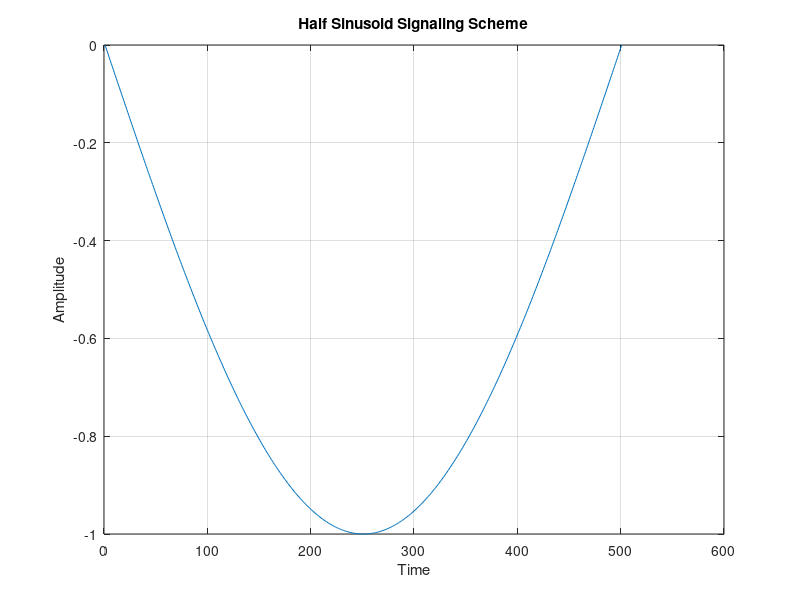

Source code (MATLAB):
%Matlab Program to Simulate Half Sinusoid Line Code

clc
clear all
close all

bits=input('Enter the binary sequence')

%Half Sinusoid Carrier Signals
t=0:0.001:0.5;
carrier1=sin(2*pi*t);
carrier2=-sin(2*pi*t);

%To generate Half Sinusoid Signal
Half_Sinusoid=[];

for i=1:length(bits)
   if bits(i)==1
      Half_Sinusoid=[Half_Sinusoid carrier1];
   else
      Half_Sinusoid=[Half_Sinusoid carrier2]; 
   end
end

%To plot Half_Sinusoid
plot(Half_Sinusoid)
grid on
xlabel('Time')
ylabel('Amplitude')
title('Half Sinusoid Signaling Scheme')
